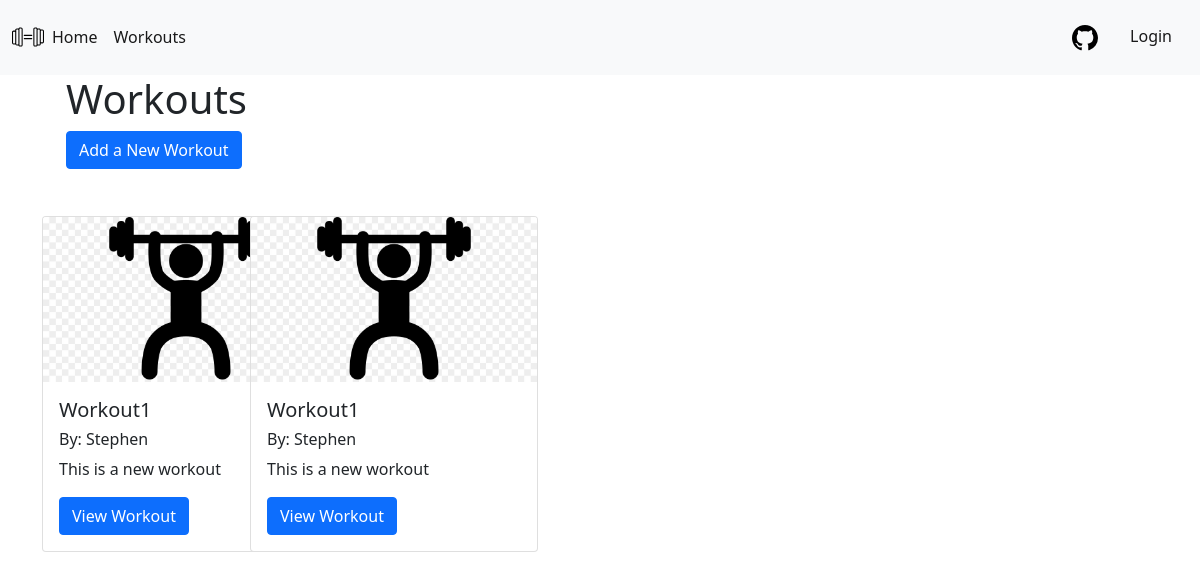
/workouts/, run on an earlier commit of the app's database.
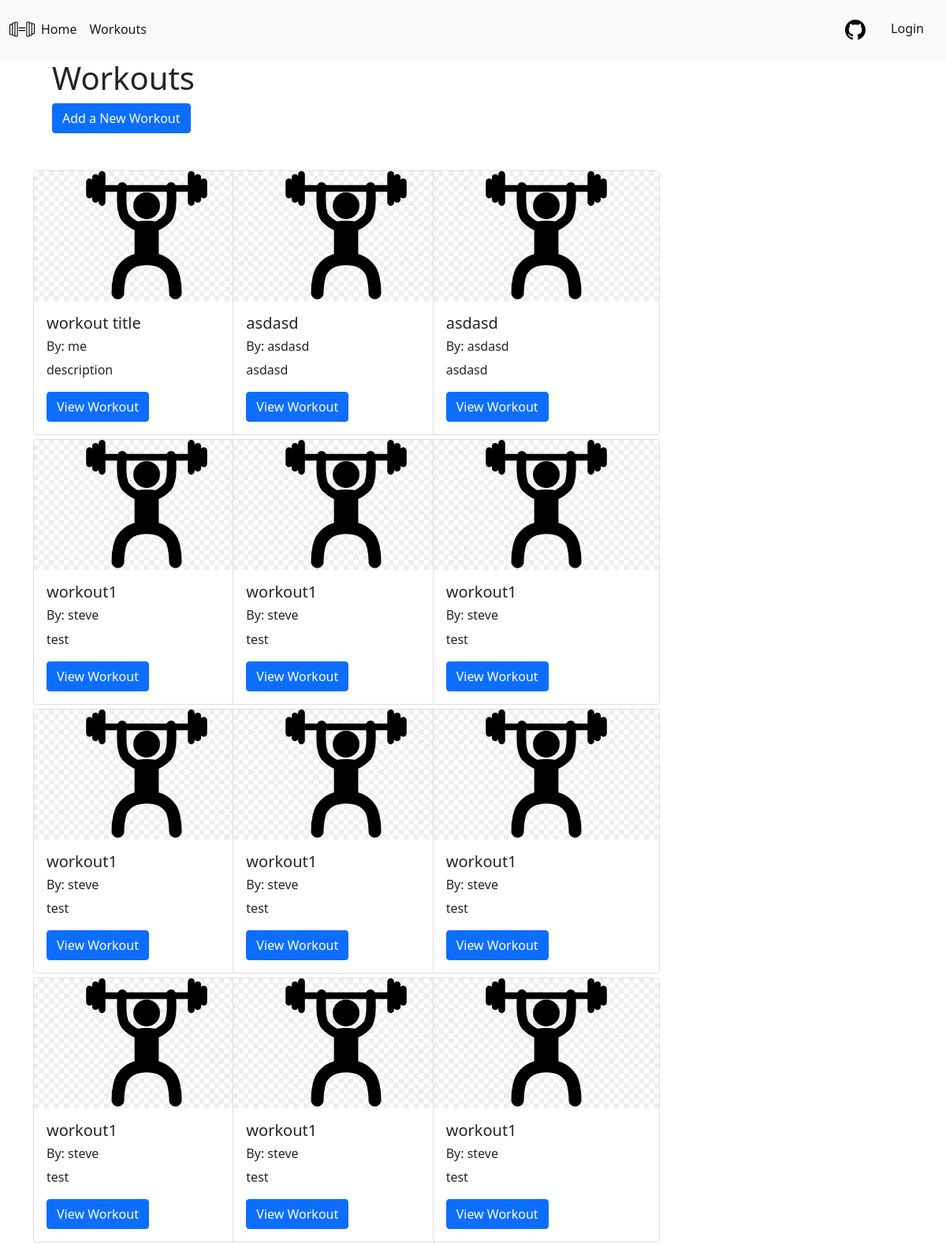
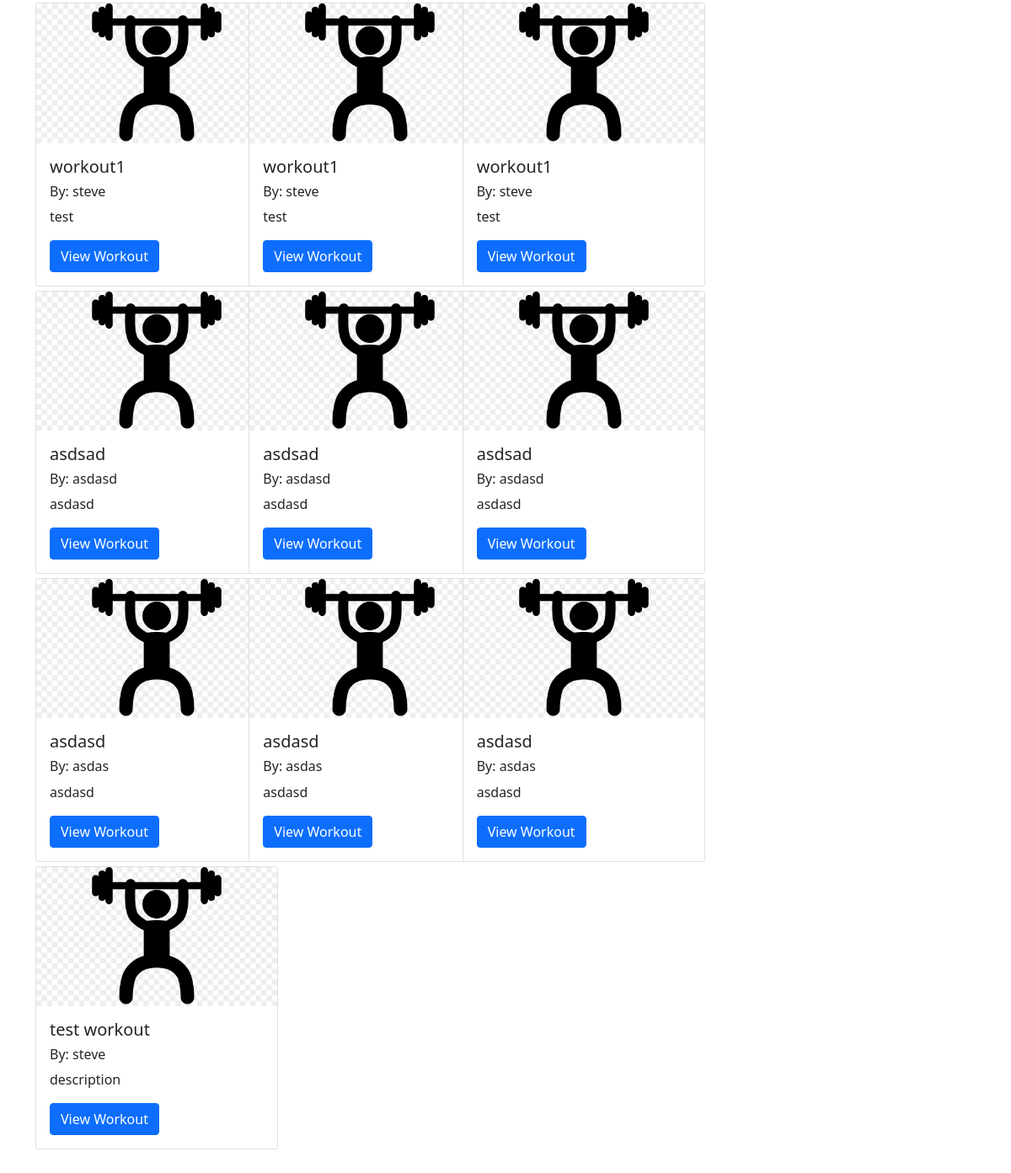
And on a later commit of the database (2 pictures, top to bottom).
### workout_app/models.py (models this page shows, shortened)
class Workout(models.Model):
    workout_title = models.CharField(max_length=20)
    description = models.TextField(max_length=200)
    author = models.CharField(max_length=20)

### workout_app/views.py (the view)
# urls.py: path('workouts/',views.WorkoutListView.as_view(),name='workouts'),
class WorkoutListView(ListView):
    model = Workout

### workout_app/templates/workout_app/workout_list.html
{% extends 'base.html' %}
{% load static %}
{% block content %}
    <div class="container">
        <h1>Workouts</h1>
        <a class='btn btn-primary' href="{% url 'add_workout' %}">Add a New Workout</a>
    </div>
<div class="vertical-center">
    <div class="container-md-12">
        {% for workout in workout_list %}
        {% if forloop.first %}<div class="row">{% endif %}
        <div class="col-md-4">
                <div class="card" style="width: 18rem;">
                    <img src="{% static 'images/snatch.jpg' %}" class="card-img-top" alt="image not found">
                    <div class="card-body">
                        <h5 class="card-title">{{ workout.workout_title }}</h5>
                        <h6 class="card-author">By: {{ workout.author }}</h6>
                        <p class="card-text">{{ workout.description }}</p>
                        <a href="{% url 'workout_detail' workout.pk %}" class="btn btn-primary">View Workout</a>
                    </div>
                </div>
        </div>
        {% if forloop.counter|divisibleby:3 %}</div><div class="row">{% endif %}
        {% if forloop.last %}</div>{% endif %}
        {% endfor %}
    </div>
</div>
{% endblock %}

What changed in the data, as far as the page shows it:
removed Workout: workout_title "Workout1", author "Stephen", description "This is a new workout"
removed Workout: workout_title "Workout1", author "Stephen", description "This is a new workout"
added Workout: workout_title "workout title", author "me", description "description"
added Workout: workout_title "asdasd", author "asdasd", description "asdasd"
added Workout: workout_title "asdasd", author "asdasd", description "asdasd"
added Workout: workout_title "workout1", author "steve", description "test"
added Workout: workout_title "workout1", author "steve", description "test"
added Workout: workout_title "workout1", author "steve", description "test"
added Workout: workout_title "workout1", author "steve", description "test"
added Workout: workout_title "workout1", author "steve", description "test"
added Workout: workout_title "workout1", author "steve", description "test"
added Workout: workout_title "workout1", author "steve", description "test"
added Workout: workout_title "workout1", author "steve", description "test"
added Workout: workout_title "workout1", author "steve", description "test"
added Workout: workout_title "workout1", author "steve", description "test"
added Workout: workout_title "workout1", author "steve", description "test"
added Workout: workout_title "workout1", author "steve", description "test"
added Workout: workout_title "asdsad", author "asdasd", description "asdasd"
added Workout: workout_title "asdsad", author "asdasd", description "asdasd"
added Workout: workout_title "asdsad", author "asdasd", description "asdasd"
added Workout: workout_title "asdasd", author "asdas", description "asdasd"
added Workout: workout_title "asdasd", author "asdas", description "asdasd"
added Workout: workout_title "asdasd", author "asdas", description "asdasd"
added Workout: workout_title "test workout", author "steve", description "description"
